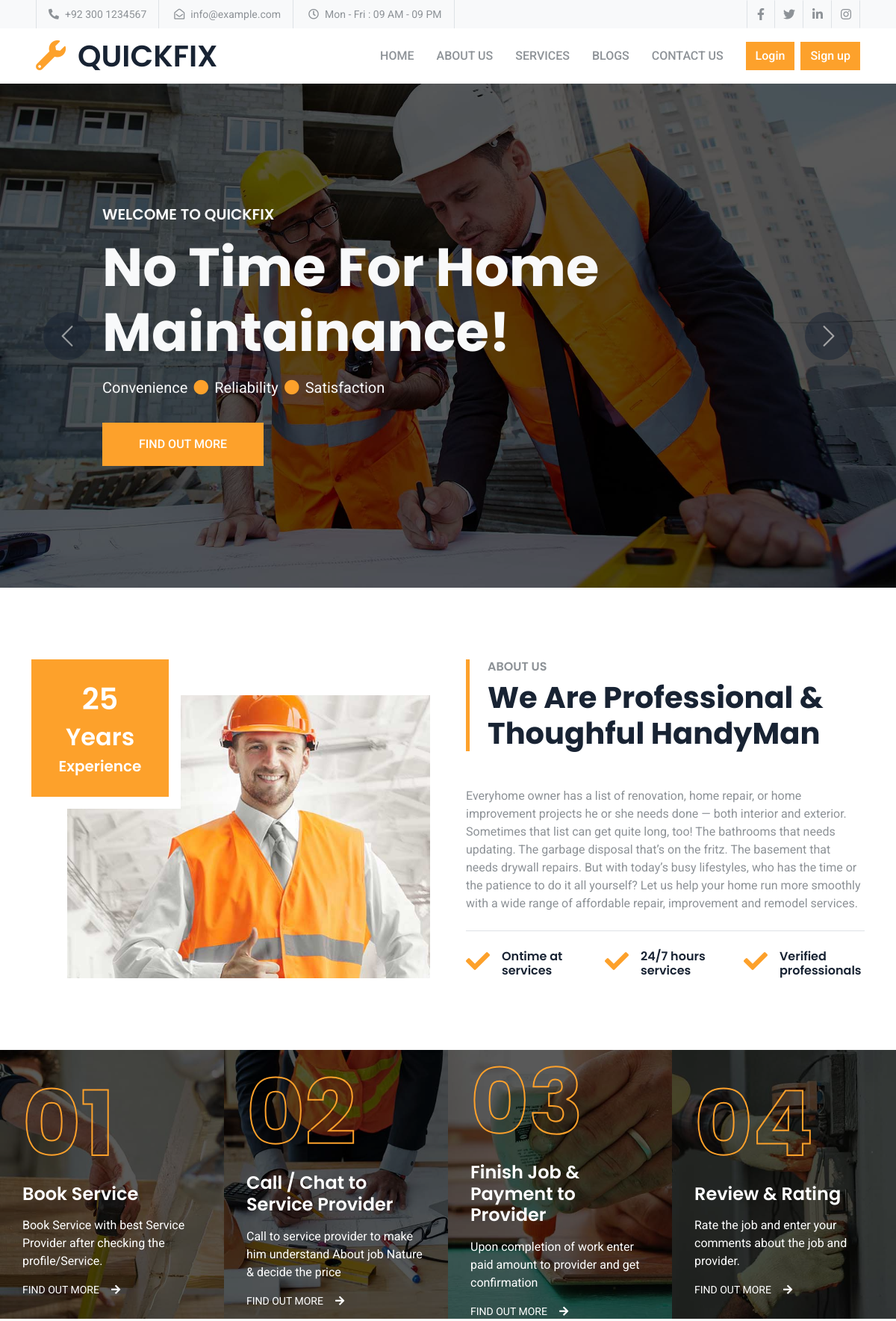
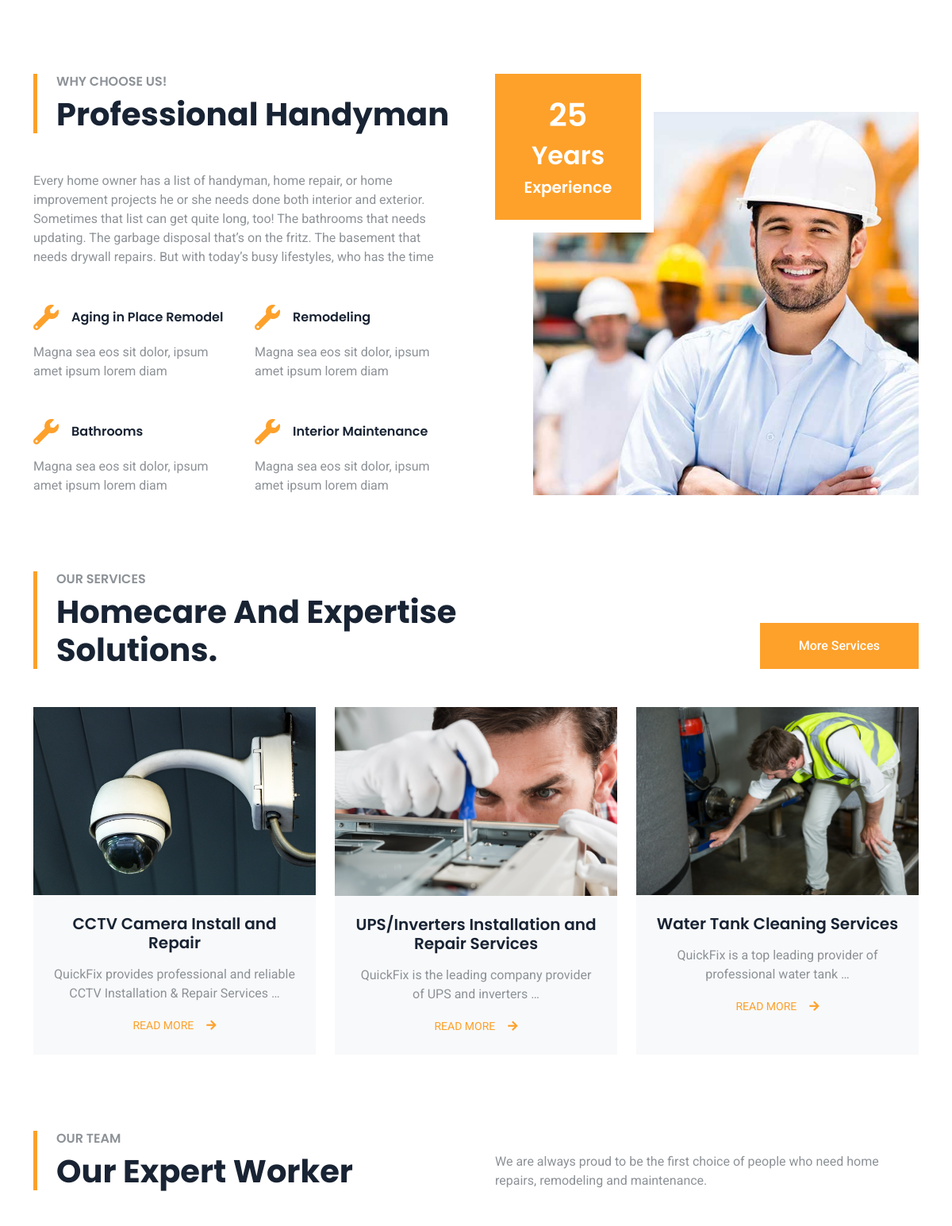
The page / (upper part) on the database its author committed (2 pictures, top to bottom).
### vendor/models.py (models this page shows, shortened)
class Service(models.Model):
    user = models.ForeignKey(User,on_delete=models.CASCADE,blank=True ,null=True)
    service_title = models.CharField(max_length=50,null=True, blank=True)
    service_image = models.ImageField(upload_to='service_images/')
    categories=models.ForeignKey(Service_Category ,on_delete=models.CASCADE , blank=True ,null=True, related_name='services')
    description = HTMLField(null=True, blank=True)

### customer/views.py (the view)
# urls.py: path("", home_view, name="home"),
def home_view(request):
    services = Service.objects.all().order_by('-id')[:3]
    return render(request , "customer/home.html", {'services':services})

### customer/templates/customer/home.html (shortened to what this page needs)
{% extends "base.html" %}
{% load static %}
{% block content %}
   <div class="container-fluid p-0 mb-5 wow fadeIn" data-wow-delay="0.1s">
    <div id="header-carousel" class="carousel slide" data-bs-ride="carousel">
        <div class="carousel-inner">
            <div class="carousel-item active">
                <img class="w-100" src="{% static 'customer/img/carousel-1.jpg' %}" alt="Image">
                <div class="carousel-caption">
                    <div class="container">
                        <div class="row justify-content-center">
                            <div class="col-12 col-lg-10">
                                <h5 class="text-light text-uppercase mb-3 animated slideInDown">Welcome to QuickFix</h5>
                                <h1 class="display-2 text-light mb-3 animated slideInDown">No Time For Home Maintainance!</h1>
                                <ol class="breadcrumb mb-4 pb-2">
                                    <li class="breadcrumb-item fs-5 text-light">Convenience</li>
                                    <li class="breadcrumb-item fs-5 text-light">Reliability</li>
                                    <li class="breadcrumb-item fs-5 text-light">Satisfaction</li>
                                </ol>
                                <a href="" class="btn btn-primary py-3 px-5">FIND OUT MORE</a>
                            </div>
                        </div>
                    </div>
                </div>
            </div>
        </div>
        <button class="carousel-control-prev" type="button" data-bs-target="#header-carousel"
            data-bs-slide="prev">
            <span class="carousel-control-prev-icon" aria-hidden="true"></span>
        </button>
        <button class="carousel-control-next" type="button" data-bs-target="#header-carousel"
            data-bs-slide="next">
            <span class="carousel-control-next-icon" aria-hidden="true"></span>
        </button>
    </div>
</div>
<div class="container-xxl py-5">
    <div class="container">
        <div class="row g-5">
            <div class="col-lg-6 wow fadeInUp" data-wow-delay="0.1s">
                <div class="position-relative overflow-hidden ps-5 pt-5 h-100" style="min-height: 400px;">
                    <img class="position-absolute w-100 h-100" src="{% static 'customer/img/about.jpg' %}" alt="" style="object-fit: cover;">
                    <div class="position-absolute top-0 start-0 bg-white pe-3 pb-3" style="width: 200px; height: 200px;">
                        <div class="d-flex flex-column justify-content-center text-center bg-primary h-100 p-3">
                            <h1 class="text-white">25</h1>
                            <h2 class="text-white">Years</h2>
                            <h5 class="text-white mb-0">Experience</h5>
                        </div>
                    </div>
                </div>
            </div>
            <div class="col-lg-6 wow fadeInUp" data-wow-delay="0.5s">
                <div class="h-100">
                    <div class="border-start border-5 border-primary ps-4 mb-5">
                        <h6 class="text-body text-uppercase mb-2">About Us</h6>
                        <h1 class="display-6 mb-0">We Are Professional & Thoughful HandyMan</h1>
                    </div>
                    <p>Everyhome owner has a list of renovation, home repair, or home improvement projects he or she needs done — both interior and exterior. Sometimes that list can get quite long, too! The bathrooms that needs updating. The garbage disposal that’s on the fritz. The basement that needs drywall repairs. But with today’s busy lifestyles, who has the time or the patience to do it all yourself? Let us help your home run more smoothly with a wide range of affordable repair, improvement and remodel services.</p>
                    <div class="border-top mt-4 pt-4">
                        <div class="row g-4">
                            <div class="col-sm-4 d-flex wow fadeIn" data-wow-delay="0.1s">
                                <i class="fa fa-check fa-2x text-primary flex-shrink-0 me-3"></i>
                                <h6 class="mb-0">Ontime at services</h6>
                            </div>
                            <div class="col-sm-4 d-flex wow fadeIn" data-wow-delay="0.3s">
                                <i class="fa fa-check fa-2x text-primary flex-shrink-0 me-3"></i>
                                <h6 class="mb-0">24/7 hours services</h6>
                            </div>
                            <div class="col-sm-4 d-flex wow fadeIn" data-wow-delay="0.5s">
                                <i class="fa fa-check fa-2x text-primary flex-shrink-0 me-3"></i>
                                <h6 class="mb-0">Verified professionals</h6>
                            </div>
                        </div>
                    </div>
                </div>
            </div>
        </div>
    </div>
</div>
<div class="container-fluid my-5 p-0">
    <div class="row g-0">
        <div class="col-xl-3 col-sm-6 wow fadeIn" data-wow-delay="0.1s">
            <div class="position-relative">
                <img class="img-fluid w-100" src="{% static 'customer/img/fact-1.jpg' %}" alt="">
                <div class="facts-overlay">
                    <h1 class="display-1">01</h1>
                    <h4 class="text-white mb-3">Book Service</h4>
                    <p class="text-white">Book Service with best Service Provider after checking the profile/Service.</p>
                    <a class="text-white small" href="">FIND OUT MORE<i class="fa fa-arrow-right ms-3"></i></a>
                </div>
            </div>
        </div>
        <div class="col-xl-3 col-sm-6 wow fadeIn" data-wow-delay="0.3s">
            <div class="position-relative">
                <img class="img-fluid w-100" src="{% static 'customer/img/fact-2.jpg' %}" alt="">
                <div class="facts-overlay">
                    <h1 class="display-1">02</h1>
                    <h4 class="text-white mb-3">Call / Chat to Service Provider</h4>
                    <p class="text-white">Call to service provider to make him understand About job Nature & decide the price</p>
                    <a class="text-white small" href="">FIND OUT MORE<i class="fa fa-arrow-right ms-3"></i></a>
                </div>
            </div>
        </div>
        <div class="col-xl-3 col-sm-6 wow fadeIn" data-wow-delay="0.5s">
            <div class="position-relative">
                <img class="img-fluid w-100" src="{% static 'customer/img/fact-3.jpg' %}" alt="">
                <div class="facts-overlay">
                    <h1 class="display-1">03</h1>
                    <h4 class="text-white mb-3">Finish Job & Payment to Provider</h4>
                    <p class="text-white">Upon completion of work enter paid amount to provider and get confirmation</p>
                    <a class="text-white small" href="">FIND OUT MORE<i class="fa fa-arrow-right ms-3"></i></a>
                </div>
            </div>
        </div>
        <div class="col-xl-3 col-sm-6 wow fadeIn" data-wow-delay="0.7s">
            <div class="position-relative">
                <img class="img-fluid w-100" src="{% static 'customer/img/fact-4.jpg' %}" alt="">
                <div class="facts-overlay">
                    <h1 class="display-1">04</h1>
                    <h4 class="text-white mb-3">Review & Rating</h4>
                    <p class="text-white">Rate the job and enter your comments about the job and provider.</p>
                    <a class="text-white small" href="">FIND OUT MORE<i class="fa fa-arrow-right ms-3"></i></a>
                </div>
            </div>
        </div>
    </div>
</div>
<div class="container-xxl py-5">
    <div class="container">
        <div class="row g-5">
            <div class="col-lg-6 wow fadeInUp" data-wow-delay="0.1s">
                <div class="border-start border-5 border-primary ps-4 mb-5">
                    <h6 class="text-body text-uppercase mb-2">Why Choose Us!</h6>
                    <h1 class="display-6 mb-0">Professional Handyman</h1>
                </div>
                <p class="mb-5">Every home owner has a list of handyman, home repair, or home improvement projects he or she needs done both interior and exterior. Sometimes that list can get quite long, too! The bathrooms that needs updating. The garbage disposal that’s on the fritz. The basement that needs drywall repairs. But with today’s busy lifestyles, who has the time</p>
                <div class="row gy-5 gx-4">
                    <div class="col-sm-6 wow fadeIn" data-wow-delay="0.1s">
                        <div class="d-flex align-items-center mb-3">
                            <i class="fa fa-wrench fa-2x text-primary flex-shrink-0 me-3"></i>
                            <h6 class="mb-0">Aging in Place Remodel</h6>
                        </div>
                        <span>Magna sea eos sit dolor, ipsum amet ipsum lorem diam</span>
                    </div>
                    <div class="col-sm-6 wow fadeIn" data-wow-delay="0.2s">
                        <div class="d-flex align-items-center mb-3">
                            <i class="fa fa-wrench fa-2x text-primary flex-shrink-0 me-3"></i>
                            <h6 class="mb-0">Remodeling</h6>
                        </div>
                        <span>Magna sea eos sit dolor, ipsum amet ipsum lorem diam</span>
                    </div>
                    <div class="col-sm-6 wow fadeIn" data-wow-delay="0.3s">
                        <div class="d-flex align-items-center mb-3">
                            <i class="fa fa-wrench fa-2x text-primary flex-shrink-0 me-3"></i>
                            <h6 class="mb-0">Bathrooms</h6>
                        </div>
                        <span>Magna sea eos sit dolor, ipsum amet ipsum lorem diam</span>
                    </div>
                    <div class="col-sm-6 wow fadeIn" data-wow-delay="0.4s">
                        <div class="d-flex align-items-center mb-3">
                            <i class="fa fa-wrench fa-2x text-primary flex-shrink-0 me-3"></i>
                            <h6 class="mb-0">Interior Maintenance</h6>
                        </div>
                        <span>Magna sea eos sit dolor, ipsum amet ipsum lorem diam</span>
                    </div>
                </div>
            </div>
            <div class="col-lg-6 wow fadeInUp" data-wow-delay="0.5s">
                <div class="position-relative overflow-hidden ps-5 pt-5 h-100" style="min-height: 400px;">
                    <img class="position-absolute w-100 h-100" src="{% static 'customer/img/feature.jpg' %}" alt="" style="object-fit: cover;">
                    <div class="position-absolute top-0 start-0 bg-white pe-3 pb-3" style="width: 200px; height: 200px;">
                        <div class="d-flex flex-column justify-content-center text-center bg-primary h-100 p-3">
                            <h1 class="text-white">25</h1>
                            <h2 class="text-white">Years</h2>
                            <h5 class="text-white mb-0">Experience</h5>
                        </div>
                    </div>
                </div>
            </div>
        </div>
    </div>
</div>
<div class="container-xxl py-5">
    <div class="container">
        <div class="row g-5 align-items-end mb-5">
            <div class="col-lg-6 wow fadeInUp" data-wow-delay="0.1s">
                <div class="border-start border-5 border-primary ps-4">
                    <h6 class="text-body text-uppercase mb-2">Our Services</h6>
                    <h1 class="display-6 mb-0">Homecare And Expertise   Solutions.</h1>
                </div>
            </div>
            <div class="col-lg-6 text-lg-end wow fadeInUp" data-wow-delay="0.3s">
                <a class="btn btn-primary py-3 px-5" href="{% url "customer:service_view" %}">More Services</a>
            </div>
        </div>
        <div class="row g-4 justify-content-center">
            {% for service in services %}
            <div class="col-lg-4 col-md-6 wow fadeInUp" data-wow-delay="0.1s">
                <div class="service-item bg-light overflow-hidden h-100">
                    <img class="img-fluid" src="{{service.service_image.url}}" loading="lazy" alt="service image">
                    <div class="service-text position-relative text-center h-100 p-4">
                        <h5 class="mb-3">{{ service.service_title }}</h5>
                        <p>{{ service.description|truncatewords:10|safe }}</p>
                        <a class="small" href="{% url "vendor:service_detail_view" service.id %}">READ MORE<i class="fa fa-arrow-right ms-3"></i></a>
                    </div>
                </div>
            </div>
            {% endfor %}
        </div>
    </div>
</div>
<div class="container-xxl py-5">
    <div class="container">
        <div class="row g-5 align-items-end mb-5">
            <div class="col-lg-6 wow fadeInUp" data-wow-delay="0.1s">
                <div class="border-start border-5 border-primary ps-4">
                    <h6 class="text-body text-uppercase mb-2">Our Team</h6>
                    <h1 class="display-6 mb-0">Our Expert Worker</h1>
                </div>
            </div>
            <div class="col-lg-6 wow fadeInUp" data-wow-delay="0.3s">
                <p class="mb-0">We are always proud to be the first choice of people who need home repairs, remodeling and maintenance. </p>
            </div>
        </div>
        <div class="row g-4">
        </div>
    </div>
</div>
{% endblock content %}

### customer/static/customer/css/style.css (style rules this page uses)
:root { --primary: #FDA12B; --secondary: #8D9297; --light: #F8F9FA; --dark: #182333; }
.btn { font-weight: 500; transition: .5s; }
.btn.btn-primary, .btn.btn-outline-primary:hover { color: #FFFFFF; }
.carousel-caption { top: 0; left: 0; right: 0; bottom: 0; display: flex; align-items: center; text-align: start; background: rgba(0, 0, 0, .65); z-index: 1; }
.carousel-control-prev, .carousel-control-next { width: 15%; }
.carousel-control-prev-icon, .carousel-control-next-icon { width: 4rem; height: 4rem; background-color: var(--dark); border: 15px solid var(--dark); border-radius: 50px; }
.carousel-caption .breadcrumb-item+.breadcrumb-item::before { content: "\f111"; font-family: "Font Awesome 5 Free"; font-weight: 900; color: var(--primary); }
.facts-overlay { position: absolute; padding: 30px; width: 100%; height: 100%; top: 0; left: 0; display: flex; flex-direction: column; justify-content: center; background: rgba(0, 0, 0, .65); }
.facts-overlay h1 { font-size: 120px; color: transparent; -webkit-text-stroke: 2px var(--primary); }
.service-text::before { position: absolute; content: ""; width: 100%; height: 0; top: 0; left: 0; background: var(--primary); opacity: 0; transition: .5s; }
.service-text * { position: relative; transition: .5s; z-index: 1; }

### templates/base.html (style rules this page uses)
* { margin: 0; padding: 0; box-sizing: border-box; }

### rows shown on the page
Service: service_image (picture), service_title "CCTV Camera Install and Repair", description "QuickFix provides professional and reliable CCTV Installation & Repair Services …"
Service: service_image (picture), service_title "UPS/Inverters Installation and Repair Services", description "QuickFix is the leading company provider of UPS and inverters …"
Service: service_image (picture), service_title "Water Tank Cleaning Services", description "QuickFix is a top leading provider of professional water tank …"
